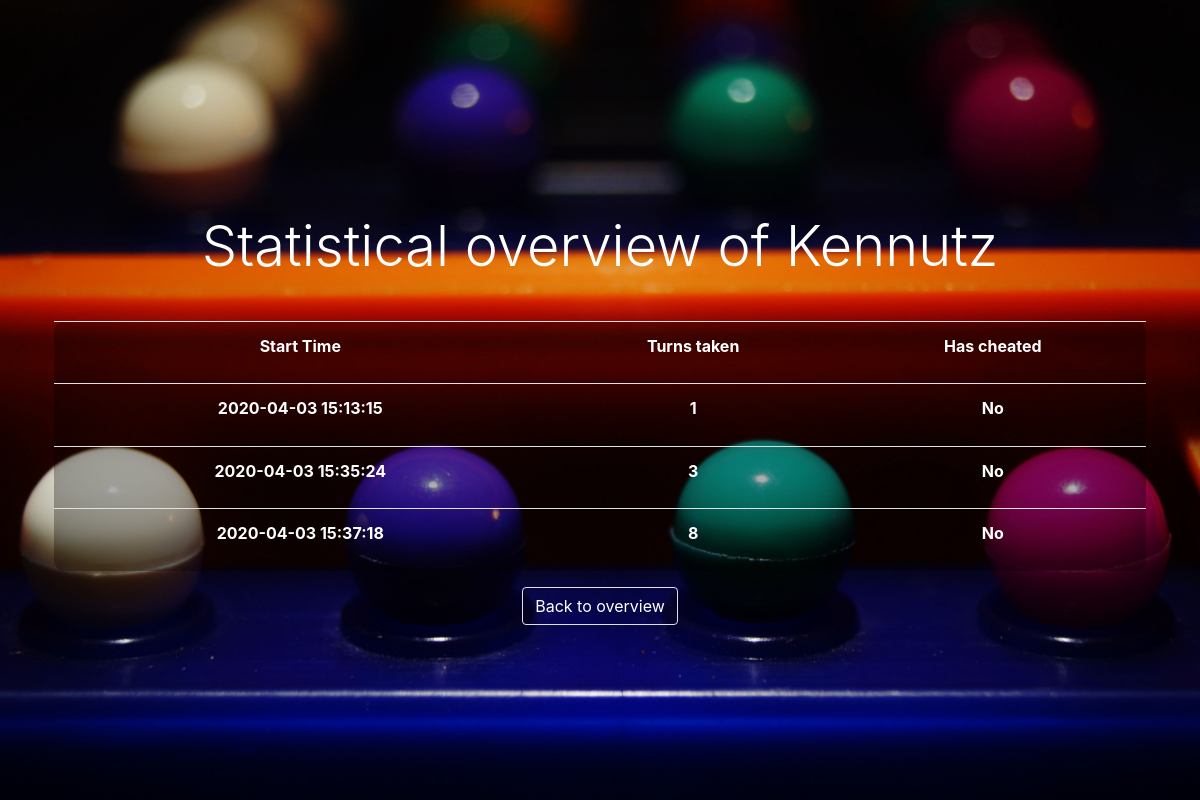
Page /statistics/Kennutz on the earlier database version.
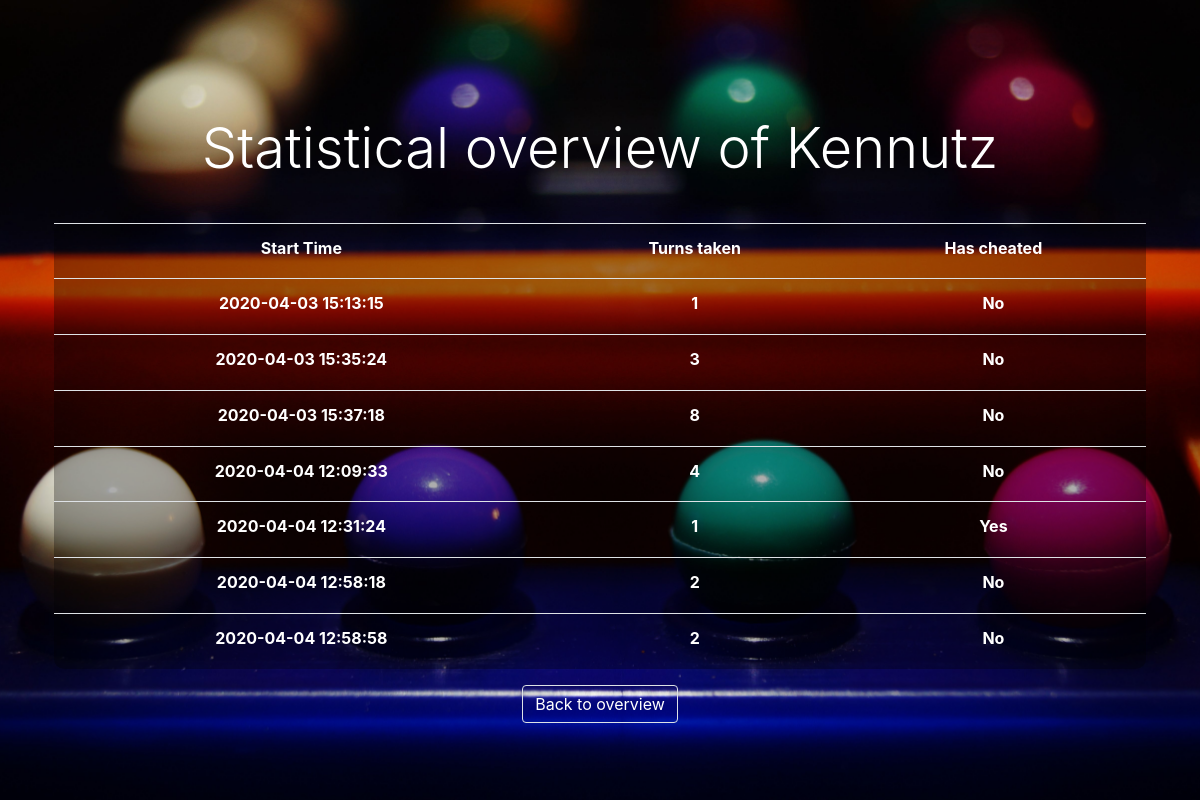
Same page on the later database version.
### tables this page shows
CREATE TABLE `Game` (
  `id` INTEGER PRIMARY KEY AUTOINCREMENT NOT NULL,
  `username` VARCHAR(45) NOT NULL,
  `guess_amount` INTEGER NOT NULL,
  `has_cheated` TINYINT NOT NULL,
  `start_time` DATETIME NOT NULL
);

### Main.py (the view)
@app.route('/statistics/<username>')
def details(username):
    name = str(username)
    rows = controller.get_details_of_player(name)
    return render_template('detailedstatistics.html', name=name, rows=enumerate(rows))

### controllers/MainController.py (called while the page is built)
    def get_details_of_player(self, username):
        db = DB()
        rows = db.query('SELECT start_time, guess_amount, has_cheated from Game where username = ? and guess_amount != 0',
                        (username,))
        db.close()
        return rows

### models/DB.py (called while the page is built)
    def open_db(self):
        self.db = sqlite3.connect(os.path.abspath('./mastermind.db'))
        self.cursor = self.db.cursor()
        self.connected = True

    def query(self, query, bindings=None):
        self.open_db()
        curs = self.db.cursor()
        if bindings:
            curs.execute(query, bindings)
        else:
            curs.execute(query)
        return curs.fetchall()

    def close(self):
        self.db.commit()
        self.db.close()
        self.connected = False

### templates/detailedstatistics.html (shortened to what this page needs)
<!DOCTYPE html>
<html lang="en">
<head>
    <link rel="stylesheet" href="https://stackpath.bootstrapcdn.com/bootstrap/4.3.1/css/bootstrap.min.css"
>
    <link rel="stylesheet" href="{{ url_for('static', filename='css/main.css') }}">
</head>
<body>
<section id="cover" class="min-vh-100">
    <div id="cover-caption">
        <div class="container">
            <h1 class="display-4 py-2 text-truncate text-white text-center">Statistical overview of {{name}}</h1>
            <div class="row text-white">
                <div class="col-xl-12 col-lg-12 col-md-12 col-sm-12 mx-auto text-center form p-4">
                    <table class="table lightdarkbg text-white">
                        <tr>
                            <th>
                                Start Time
                            </th>
                            <th>
                                Turns taken
                            </th>
                            <th>
                                Has cheated
                            </th>
                        </tr>
                        {% for i, row in rows%}
                        <tr class="text-white">
                            <th>
                                {{row[0][:19]}}
                            </th>
                            <th>
                                {{row[1]}}
                            </th>
                            <th>
                                {%if row[2] > 0%}
                                Yes
                                {%else%}
                                No
                                {%endif%}
                            </th>
                        </tr>
                        {% endfor %}
                    </table>
                    <a class="text-decoration-none" href="/statistics">
                        <button class="btn text-white border">
                            Back to overview
                        </button>
                    </a>
                </div>
            </div>
        </div>
    </div>
</section>
</body>
</html>

### static/css/main.css (style rules this page uses)
#cover { display: flex; flex-direction: column; justify-content: center; align-items: center; position: relative; background: url('/static/images/mastermind_bg.jpg') no-repeat center; background-size: cover; width: 100%; height: 100%; }
#cover-caption { width: 100%; position: relative; z-index: 1; }
.lightdarkbg { content: ''; height: 100%; left: 0; top: 0; width: 100%; background-color: rgba(0, 0, 0, 0.3); z-index: -1; border-radius: 10px; }

Differences in the rows shown:
added Game: start_time "2020-04-04 12:09:33", guess_amount "4", has_cheated "No"
added Game: start_time "2020-04-04 12:31:24", guess_amount "1", has_cheated "Yes"
added Game: start_time "2020-04-04 12:58:18", guess_amount "2", has_cheated "No"
added Game: start_time "2020-04-04 12:58:58", guess_amount "2", has_cheated "No"
